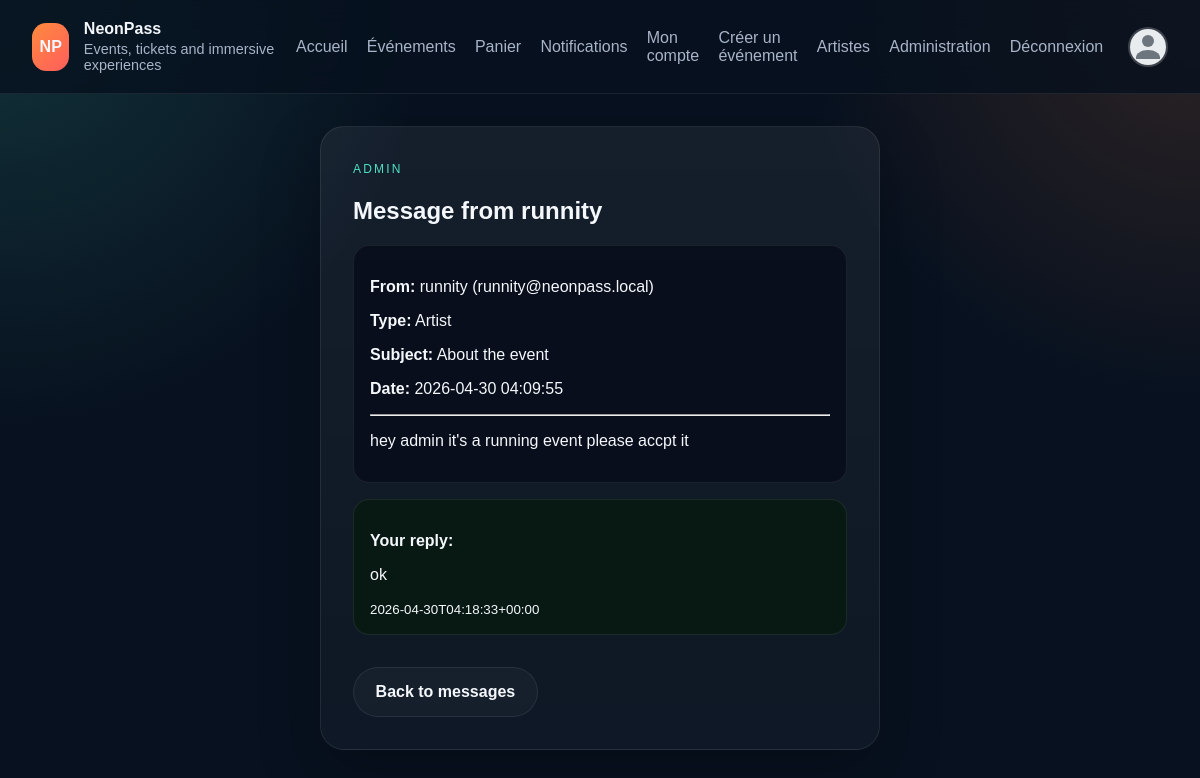
Screenshot of /admin/message?id=1 (signed in) with the database file from the repository.
### tables this page shows
CREATE TABLE contact_messages (
    id INTEGER PRIMARY KEY AUTOINCREMENT,
    sender_id INTEGER NOT NULL,
    sender_type TEXT NOT NULL,
    subject TEXT NOT NULL,
    message TEXT NOT NULL,
    status TEXT NOT NULL DEFAULT 'pending',
    admin_reply TEXT DEFAULT NULL,
    created_at TEXT DEFAULT CURRENT_TIMESTAMP,
    replied_at TEXT DEFAULT NULL,
    FOREIGN KEY (sender_id) REFERENCES users(id) ON DELETE CASCADE
);

CREATE TABLE users (
    id INTEGER PRIMARY KEY AUTOINCREMENT,
    full_name TEXT NOT NULL,
    email TEXT NOT NULL UNIQUE,
    password_hash TEXT NOT NULL,
    role TEXT NOT NULL DEFAULT 'user',
    profile_picture_path TEXT DEFAULT NULL,
    created_at TEXT DEFAULT CURRENT_TIMESTAMP
);

### config/bootstrap.php (called while the page is built, shortened)
<?php
spl_autoload_register(static function (string $class): void {
    $prefix = 'App\\';
    $relativeClass = substr($class, strlen($prefix));
    $candidates = [
        APP_PATH . '/' . str_replace('\\', '/', $relativeClass) . '.php',
        CONFIG_PATH . '/' . str_replace('Config\\', '', $relativeClass) . '.php',
    ];
    foreach ($candidates as $file) {
        if (is_file($file)) {
            return;
        }
    }
});
function view(string $template, array $data = []): void
{
    require VIEW_PATH . '/layouts/main.php';
}
function e(?string $value): string
{
    return htmlspecialchars($value ?? '', ENT_QUOTES, 'UTF-8');
}

### app/core/Controller.php (called while the page is built, shortened)
<?php
abstract class Controller
{
    protected function render(string $template, array $data = []): void
    {
        view($template, $data);
    }
}

### app/controllers/AdminMessagingController.php (called while the page is built, shortened)
<?php
final class AdminMessagingController extends Controller
{
    public function showMessage(): void
    {
        $id = (int) ($_GET['id'] ?? 0);
        $message = (new ContactMessage())->findById($id);
        $this->render('admin/message-view', [
            'message' => $message,
        ]);
    }
}

### config/Database.php (called while the page is built, shortened)
<?php
final class Database
{
    private static ?PDO $instance = null;
    public static function connection(): PDO
    {
        if (self::$instance instanceof PDO) {
            return self::$instance;
        }
        $driver = strtolower((string) ($_ENV['DB_DRIVER'] ?? 'sqlite'));
        $sqliteFile = dirname(__DIR__) . '/data/phpjs.sqlite';
        $sqliteDir = dirname($sqliteFile);
        $dsn = 'sqlite:' . $sqliteFile;
        try {
            self::$instance = new PDO($dsn, null, null, [
                PDO::ATTR_ERRMODE => PDO::ERRMODE_EXCEPTION,
                PDO::ATTR_DEFAULT_FETCH_MODE => PDO::FETCH_ASSOC,
            ]);
            self::$instance->exec('PRAGMA foreign_keys = ON');
            $row = self::$instance->query('SELECT COUNT(*) AS count FROM users')->fetch();
        } catch (PDOException $exception) {
            throw new RuntimeException('SQLite connection failed: ' . $exception->getMessage(), 0, $exception);
        }
        return self::$instance;
    }
}

### app/models/BaseModel.php (called while the page is built, shortened)
<?php
abstract class BaseModel
{
    protected PDO $db;
    public function __construct()
    {
        $this->db = Database::connection();
    }
    protected function fetchOne(string $sql, array $params = []): ?array
    {
        $statement = $this->db->prepare($sql);
        $statement->execute($params);
        $result = $statement->fetch();
        return $result === false ? null : $result;
    }
}

### app/models/ContactMessage.php (called while the page is built, shortened)
<?php
final class ContactMessage extends BaseModel
{
    public function findById(int $id): ?array
    {
        return $this->fetchOne(
            'SELECT cm.*, u.full_name, u.email FROM contact_messages cm
             JOIN users u ON u.id = cm.sender_id
             WHERE cm.id = :id LIMIT 1',
            [':id' => $id]
        );
    }
}

### app/views/admin/message-view.php (the view, shortened to what this page needs)
<section class="auth-card">
    <span class="eyebrow">Admin</span>
    <h1>Message from <?= e($message['full_name']) ?></h1>
    <div class="admin-surface">
        <p><strong>From:</strong> <?= e($message['full_name']) ?> (<?= e($message['email']) ?>)</p>
        <p><strong>Type:</strong> <?= e(ucfirst($message['sender_type'])) ?></p>
        <p><strong>Subject:</strong> <?= e($message['subject']) ?></p>
        <p><strong>Date:</strong> <?= e($message['created_at']) ?></p>
        <hr>
        <p><?= nl2br(e($message['message'])) ?></p>
    </div>
    <?php if (!empty($message['admin_reply'])): ?>
        <div class="admin-surface admin-surface-reply">
            <p><strong>Your reply:</strong></p>
            <p><?= nl2br(e($message['admin_reply'])) ?></p>
            <small><?= e($message['replied_at']) ?></small>
        </div>
    <?php endif; ?>
    <a href="/admin/messages" class="button button-secondary" style="margin-top:1rem;">Back to messages</a>
</section>

### public/css/style.css (style rules this page uses)
:root { --bg: #07111f; --panel: #101c31; --panel-2: #15253f; --text: #f4f7fb; --muted: #a8b4c7; --accent: #ff8a3d; --accent-2: #4de1c1; --border: rgba(255, 255, 255, 0.08); }
* { box-sizing: border-box; }
body { margin: 0; font-family: Arial, Helvetica, sans-serif; background: radial-gradient(circle at top left, rgba(77, 225, 193, 0.16), transparent 30%), radial-gradient(circle at top right, rgba(255, 138, 61, 0.16), transparent 28%), var(--bg); color: var(--text); }
a { color: inherit; text-decoration: none; }
.eyebrow, .section-heading span, .stats-card span { text-transform: uppercase; letter-spacing: 0.18em; color: var(--accent-2); font-size: 0.75rem; }
.button { display: inline-flex; align-items: center; justify-content: center; padding: 0.95rem 1.35rem; border-radius: 999px; border: 1px solid transparent; font-weight: 700; }
.button-secondary { border-color: var(--border); background: rgba(255, 255, 255, 0.03); }
.auth-card { max-width: 560px; margin: 0 auto; padding: 2rem; background: linear-gradient(180deg, rgba(255, 255, 255, 0.06), rgba(255, 255, 255, 0.03)); border: 1px solid var(--border); border-radius: 1.5rem; box-shadow: 0 24px 60px rgba(0, 0, 0, 0.25); }
.card, .auth-card, .cart-item, .hero-copy, .hero-panel { transition: transform 180ms ease, border-color 180ms ease, box-shadow 180ms ease, background 180ms ease; }
.admin-surface { background: rgba(8, 14, 26, 0.9); border: 1px solid var(--border); border-radius: 1rem; padding: 1rem; margin: 1rem 0; }
.admin-surface-reply { background: rgba(8, 26, 18, 0.9); }

### rows the page displays
contact_messages: sender.full_name "runnity", sender.email "runnity@neonpass.local", sender_type "Artist", subject "About the event", created_at "2026-04-30 04:09:55", message "hey admin it's a running event please accpt it", admin_reply "ok", replied_at "2026-04-30T04:18:33+00:00"
